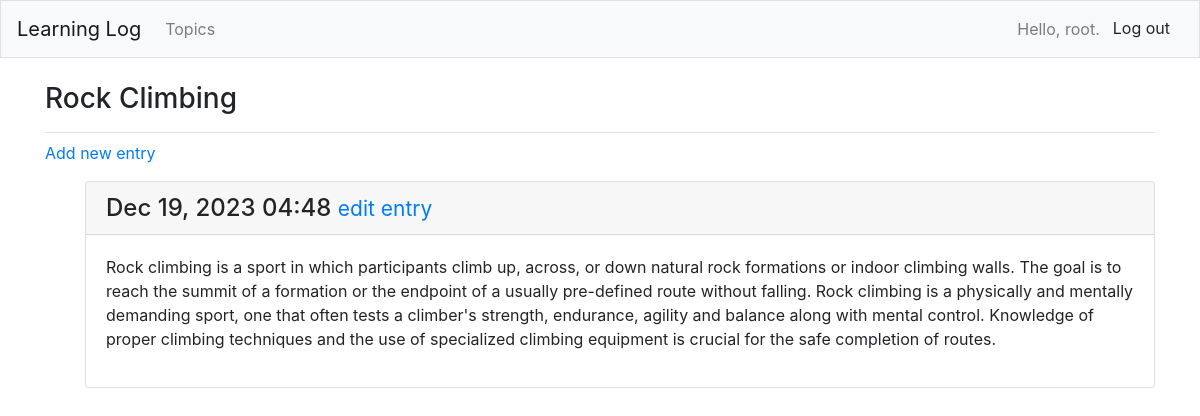
The page /topics/2/ (signed in) on the database its author committed.
### learning_logs/models.py (models this page shows, shortened)
class Topic(models.Model) :
    text=models.CharField(max_length=200)
    date_added=models.DateTimeField(auto_now_add=True)
    owner= models.ForeignKey(User, on_delete=models.CASCADE)
    def __str__(self) :
        return self.text

class Entry(models.Model) :
    topic=models.ForeignKey(Topic,on_delete=models.CASCADE)
    text= models.TextField()
    date_added=models.DateTimeField(auto_now_add=True)
    class Meta :
        verbose_name_plural='entries'

### learning_logs/views.py (the view)
# urls.py: path('topics/<int:topic_id>/',views.topic,name='topic'),
@login_required
def topic(request,topic_id) :
    topic=Topic.objects.get(id=topic_id)
    """Topic belongs to current user"""
    if topic.owner!=request.user :
        raise Http404
    entries=topic.entry_set.order_by('-date_added')
    context={'topic':topic,'entries':entries}
    return render(request,'learning_logs/topic.html',context)

### learning_logs/templates/learning_logs/topic.html
{% extends "learning_logs/base.html" %}
{% block page_header %}
<h3>{{topic}}</h3>
{% endblock page_header %}
{% block content %}
<p>
    <a href="{% url 'learning_logs:new_entry' topic.id %}"> Add new entry</a>
</p>
<ul>
    {% for entry in entries %}
    <div class="card mb-3">
    <h4 class="card-header">
        {{ entry.date_added|date:'M d, Y H:i' }}
        <small><a href="{% url 'learning_logs:edit_entry' entry.id %}">edit entry</a></small>
    </h4>
    <div class="card-body">
        {{ entry.text|linebreaks }}
    </div>
    </div>
    {% empty %}
    <p> There are no entries for this Topic <p>
    {% endfor %}
</ul>
{% endblock content %}

### learning_logs/templates/learning_logs/base.html (shortened to what this page needs)
{% load bootstrap4 %}
<!doctype html>
<html lang="en">
    <head>
        {% bootstrap_css %}
    </head>
</html>
<body>
    <nav class="navbar navbar-expand-md navbar-light bg-light mb-4 border">
        <a class="navbar-brand" href="{% url 'learning_logs:index' %}">Learning Log</a>
        <div class="collapse navbar-collapse" id="navbarCollapse">
            <ul class="navbar-nav mr-auto">
                <li class="nav-item">
                    <a class="nav-link" href="{% url 'learning_logs:topics' %}">Topics</a>
                </li>
            </ul>
            <ul class="navbar-nav ml-auto">
                {% if user.is_authenticated %}
                <li class="nav-item">
                    <span class="navbar-text">Hello, {{user.username}}.</span>
                </li>
                <li class="nav-item">
                    <form method="post" action="{% url 'users:logout' %}">
                        <button type="submit" class="btn btn-light">Log out</button>
                    </form>
                </li>
                {% endif %}
            </ul>
        </div>
    </nav>
    <main role="main" class="container">
        <div class="pb-2 mb-2 border-bottom">
            {% block page_header %}{% endblock page_header %}
        </div>
        <div>
            {% block content %} {% endblock content %}
        </div>
    </main>
</body>

### rows shown on the page
Topic: text "Rock Climbing"
Entry: date_added "Dec 19, 2023 04:48", text "Rock climbing is a sport in which participants climb up, across, or down natural rock formations or indoor climbing walls. The goal is to reach the summit of a formation or the endpoint of a usually pre-defined route without falling. Rock climbing is a physically and mentally demanding sport, one that often tests a climber's strength, endurance, agility and balance along with mental control. Knowledge of proper climbing techniques and the use of specialized climbing equipment is crucial for the safe completion of routes."

### other values the page prints
{{ user.username }} "root"
